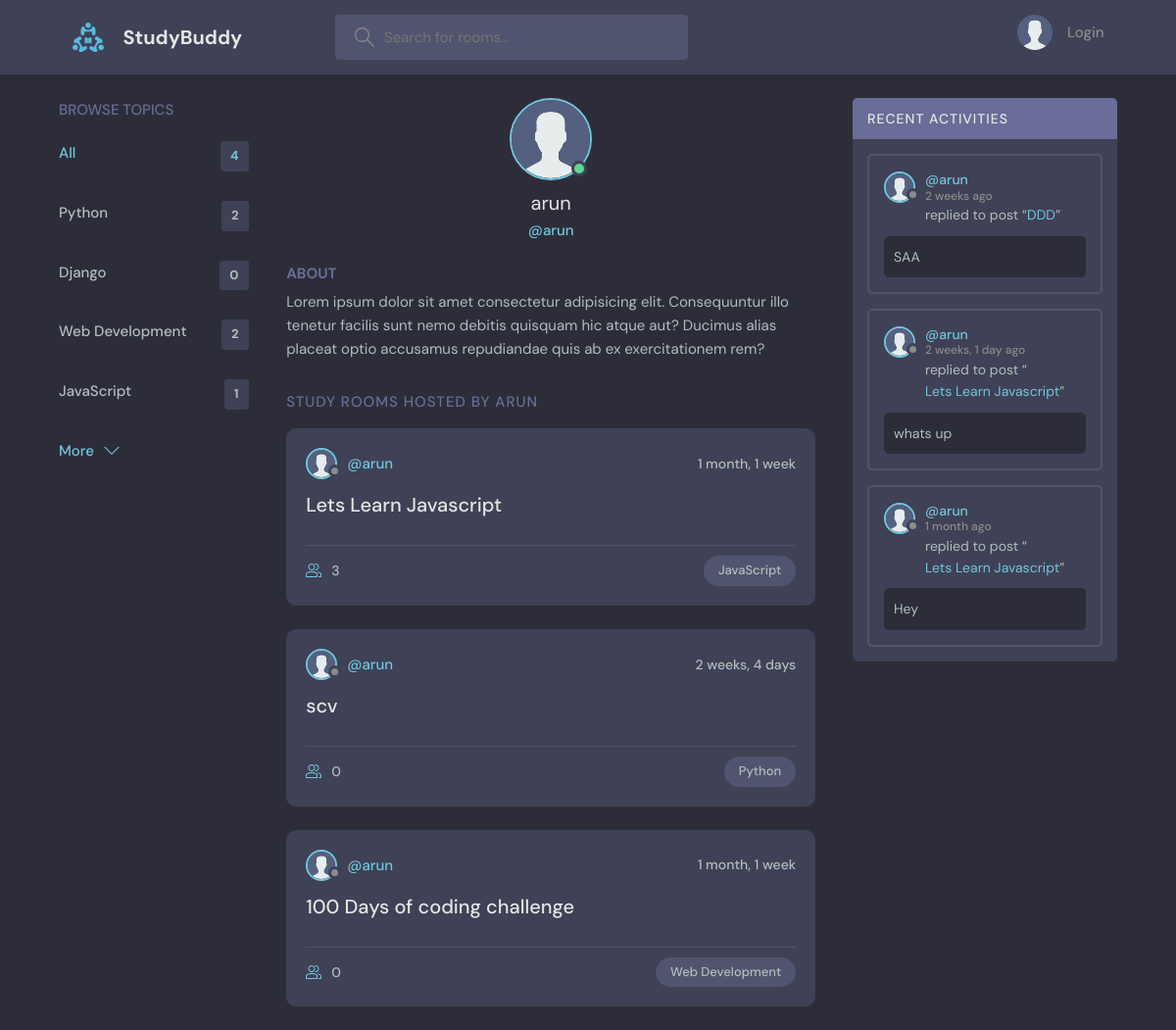
/profile/1/, run on an earlier commit of the app's database.
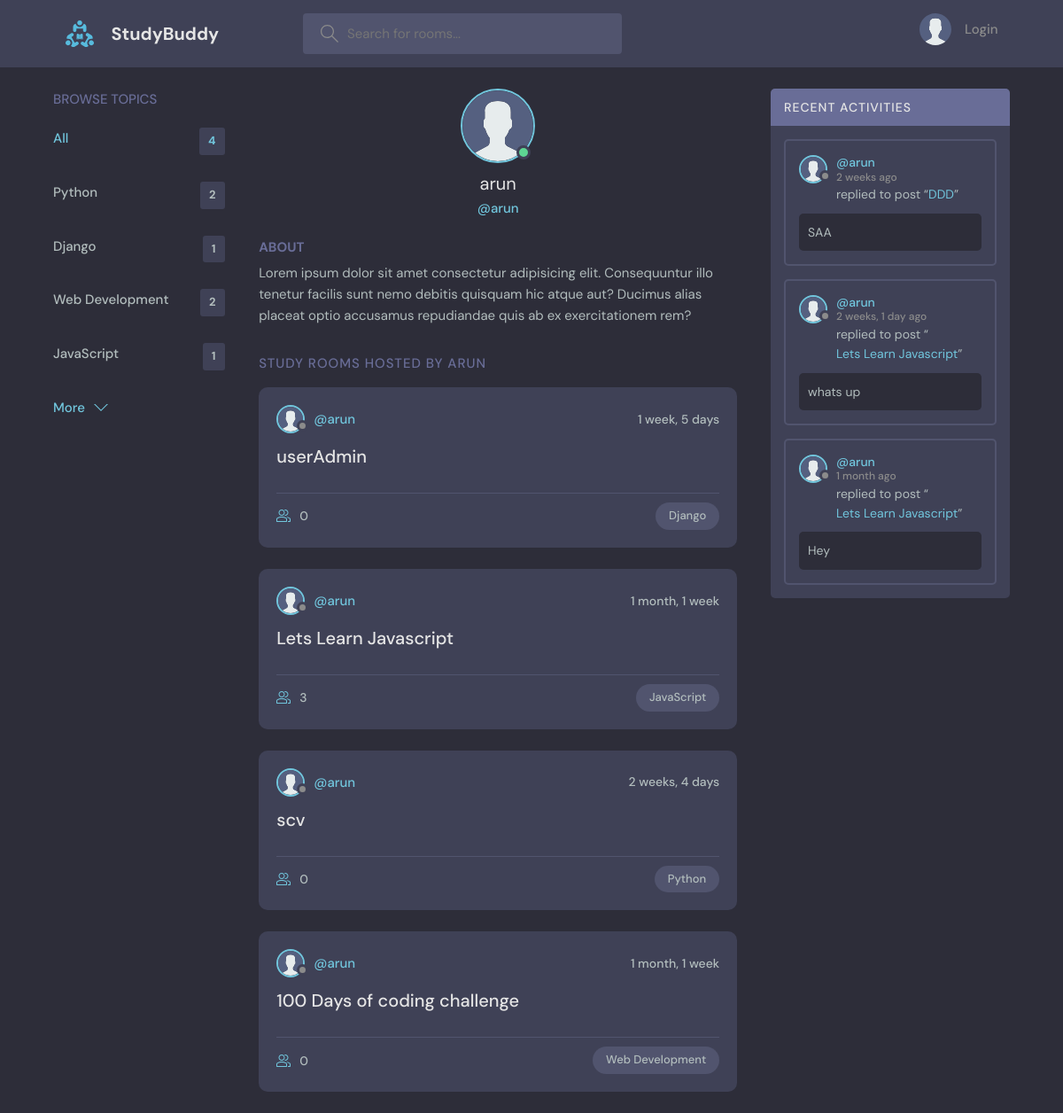
And on a later commit of the database.
### base/models.py (models this page shows, shortened)
class Topic(models.Model):
    name = models.CharField(max_length=200)

class Room(models.Model):
    host = models.ForeignKey(User, on_delete=models.SET_NULL, null=True)
    topic = models.ForeignKey(Topic, on_delete=models.SET_NULL, null=True)
    name = models.CharField(max_length = 200)
    description = models.TextField(null=True, blank=True)
    participants = models.ManyToManyField(User, related_name='participants', blank=True)
    updated = models.DateTimeField(auto_now=True)
    created = models.DateTimeField(auto_now_add=True)
    class Meta:
        ordering = ['-updated', '-created']
    def __str__(self):
        return self.name

class Message(models.Model):
    user = models.ForeignKey(User, on_delete=models.CASCADE)
    room = models.ForeignKey(Room, on_delete=models.CASCADE)
    body = models.TextField()
    updated = models.DateTimeField(auto_now=True)
    created = models.DateTimeField(auto_now_add=True)
    class Meta:
        ordering = ['-updated', '-created']

### base/views.py (the view)
# urls.py: path('profile/<str:pk>/', views.userProfile, name = 'user-profile'),
def userProfile(request, pk):
    user = User.objects.get(id=pk)
    rooms = user.room_set.all()
    room_messages = user.message_set.all()
    topics = Topic.objects.all()
    context = {'user':user, 'rooms':rooms, 'room_messages':room_messages, 'topics':topics }
    return render(request, 'base/profile.html', context)

### base/templates/base/profile.html (shortened to what this page needs)
{% extends 'main.html' %}
{% block content %}
{% load static %}
  <main class="profile-page layout layout--3">
    <div class="container">
      {% include 'base/topics_component.html' %}
      <div class="roomList">
        <div class="profile">
          <div class="profile__avatar">
            <div class="avatar avatar--large active">
              <img src="{% static 'images/avatar.svg' %}" />
            </div>
          </div>
          <div class="profile__info">
            <h3>{{user.username}}</h3>
            <p>@{{user.username}}</p>
          </div>
          <div class="profile__about">
            <h3>About</h3>
            <p>
              Lorem ipsum dolor sit amet consectetur adipisicing elit. Consequuntur illo tenetur
              facilis sunt nemo debitis quisquam hic atque aut? Ducimus alias placeat optio
              accusamus repudiandae quis ab ex exercitationem rem?
            </p>
          </div>
        </div>
        <div class="roomList__header">
          <div>
            <h2>Study Rooms Hosted by {{user.username}}</a>
            </h2>
          </div>
        </div>
        {% include 'base/feed_component.html' %}
      </div>
      {% include 'base/activity_component.html' %}
    </div>
  </main>
{% endblock content %}

### base/templates/base/topics_component.html
<div class="topics">
    <div class="topics__header">
      <h2>Browse Topics</h2>
    </div>
    <ul class="topics__list">
      <li>
        <a href="{% url 'home' %}" class="active">All <span>{{topics.count}}</span></a>
      </li>
      {% for topic in topics %}
      <li>
        <a href="{% url 'home' %}?q={{topic.name}}">{{topic.name}} <span>{{topic.room_set.all.count}}</span></a>
      </li>
      {% endfor %}
    </ul>
    <a class="btn btn--link" href="{% url 'topics' %}">
      More
      <svg version="1.1" xmlns="http://www.w3.org/2000/svg" width="32" height="32" viewBox="0 0 32 32">
        <title>chevron-down</title>
        <path d="M16 21l-13-13h-3l16 16 16-16h-3l-13 13z"></path>
      </svg>
    </a>
  </div>

### base/templates/base/feed_component.html (shortened to what this page needs)
{% load static %}
{% for room in rooms%}
<div class="roomListRoom">
    <div class="roomListRoom__header">
      <a href="{% url 'user-profile' room.host.id %}" class="roomListRoom__author">
        <div class="avatar avatar--small">
          <img src="{% static 'images/avatar.svg' %}" />
        </div>
        <span>@{{room.host.username}}</span>
      </a>
      <div class="roomListRoom__actions">
        <span>{{room.created|timesince}}</span>
      </div>
    </div>
    <div class="roomListRoom__content">
      <a href="{% url 'room' room.id %}">{{room.name}}</a>
    </div>
    <div class="roomListRoom__meta">
      <a href="{% url 'room' room.id %}" class="roomListRoom__joined">
        {{room.participants.all.count}}
      </a>
      <p class="roomListRoom__topic">{{room.topic.name}}</p>
    </div>
</div>
{% endfor %}

### base/templates/base/activity_component.html (shortened to what this page needs)
{% load static %}
<div class="activities">
    <div class="activities__header">
      <h2>Recent Activities</h2>
    </div>
    {% for message in room_messages %}
    <div class="activities__box">
      <div class="activities__boxHeader roomListRoom__header">
        <a href="{% url 'user-profile' message.user.id %}" class="roomListRoom__author">
          <div class="avatar avatar--small">
            <img src="{% static 'images/avatar.svg' %}" />
          </div>
          <p>
            @{{message.user}}
            <span>{{message.created|timesince}} ago</span>
          </p>
        </a>
      </div>
      <div class="activities__boxContent">
        <p>replied to post “<a href="{% url 'room' message.room.id %}">{{message.room}}</a>”</p>
        <div class="activities__boxRoomContent">
          {{message.body}}
        </div>
      </div>
    </div>
    {% endfor %}
  </div>

What changed in the data, as far as the page shows it:
computed for Topic "Django": room_set.all.count "0" → "1"
added Room: host.username "arun", created "1 week, 5 days", name "userAdmin", participants.all.count "0", topic.name "Django"
